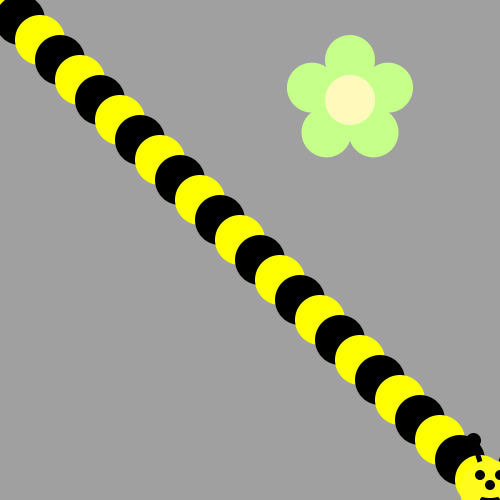
Frame 1 (no input)
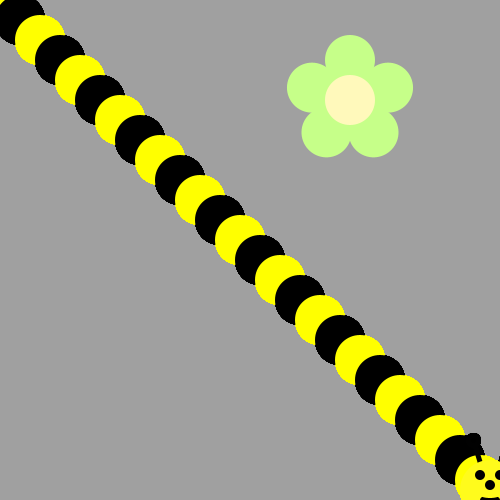
Frame 60 (the mouse pressed at the canvas centre just before this capture)
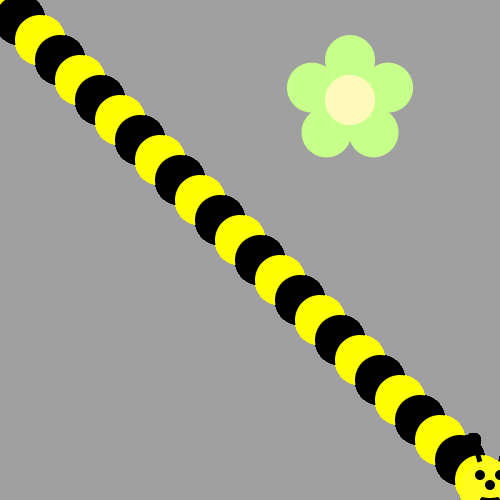
Frame 120 (the mouse held since frame 60 and released just before this capture)

The Processing sketch that drew these frames (run headless with seeded random() and noise(); from frame 60 on, the mouse is pressed at the canvas centre):

// Processing sketch: bumble_bee
// ── bumble_bee.pde

void setup() {
     ellipseMode(CENTER);
     size(500, 500);
     background(160, 160, 160);
     drawFlower(350, 100);
}

void draw() {
  
// First run the program and you should see a flower.  
  for(int i=0; i < 500; i+=20){
    if(i % 40 == 0) {
      fill(255,255,0);
    }else {
      fill(0,0,0);
    }
    ellipse(i,i,50,50);
  }
  drawBeeFace(490,490);
  
/* Then, use a loop to make a body for the Bee! 
(see the image on the recipe, it's a diagonal line of circles)
Use modulo to make the colors alternate between yellow and black
*/



/*
Now put his head on using drawBeeFace(x,y)
*/

}

/**************   Use these methods but  DON'T CHANGE THE CODE BELOW  **************/

void drawFlower(int x, int y) {
     noStroke();
     translate(x, y);
     // draw 5 petals, rotating after each one
     fill(#c6ff89);      // green
      for (int i = 0; i < 5; i++) {
           ellipse(0, -40, 50, 50);
          rotate(radians(72));
     }
     fill(#fff9bb); // light yellow
     ellipse(0, 0, 50, 50);
} 
void drawBeeFace(int BeeFaceX, int BeeFaceY) {
     noStroke();
     fill(0, 0, 0);
     stroke(1);
     strokeWeight(5);
     line(BeeFaceX-10, BeeFaceY-27, BeeFaceX-17, BeeFaceY-50);
     line(BeeFaceX+10, BeeFaceY-27, BeeFaceX+17, BeeFaceY-50);
     ellipse(BeeFaceX-17, BeeFaceY-50, 10, 10);
     ellipse(BeeFaceX+17, BeeFaceY-50, 10, 10);
     noStroke();
     fill(255, 251, 28);
     ellipse(BeeFaceX, BeeFaceY, 60, 60); // face
     fill(255, 237, 209);
     fill(0,0,0);
      ellipse(BeeFaceX-10, BeeFaceY-15, 10, 10); // eyes
     ellipse(BeeFaceX+10, BeeFaceY-15, 10, 10);
      ellipse(BeeFaceX, BeeFaceY-5, 10, 10); // nose
      ellipse(BeeFaceX, BeeFaceY+10, 20, 10);// mouth
     fill(255, 251, 28);
     ellipse(BeeFaceX, BeeFaceY+5, 20, 6);
}
